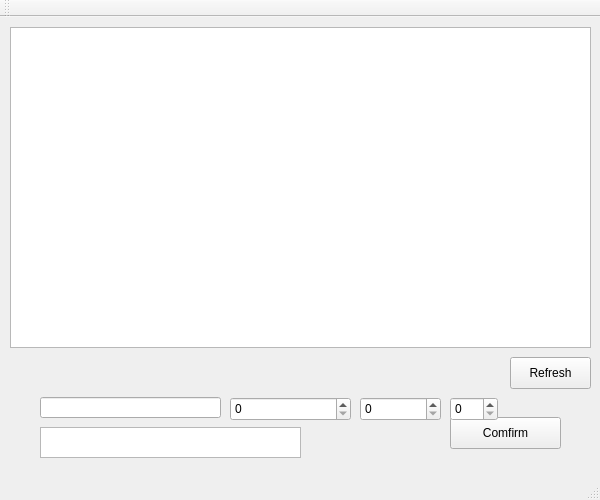
<?xml version="1.0" encoding="UTF-8"?>
<ui version="4.0">
 <class>MainWindow</class>
 <widget class="QMainWindow" name="MainWindow">
  <property name="geometry">
   <rect>
    <x>0</x>
    <y>0</y>
    <width>600</width>
    <height>500</height>
   </rect>
  </property>
  <property name="windowTitle">
   <string>MainWindow</string>
  </property>
  <widget class="QWidget" name="centralWidget">
   <widget class="QLineEdit" name="Product_name">
    <property name="geometry">
     <rect>
      <x>40</x>
      <y>380</y>
      <width>181</width>
      <height>21</height>
     </rect>
    </property>
    <property name="minimumSize">
     <size>
      <width>117</width>
      <height>0</height>
     </size>
    </property>
   </widget>
   <widget class="QSpinBox" name="n_stock">
    <property name="geometry">
     <rect>
      <x>230</x>
      <y>380</y>
      <width>121</width>
      <height>24</height>
     </rect>
    </property>
    <property name="minimumSize">
     <size>
      <width>48</width>
      <height>24</height>
     </size>
    </property>
   </widget>
   <widget class="QPushButton" name="pushButton">
    <property name="geometry">
     <rect>
      <x>450</x>
      <y>400</y>
      <width>111</width>
      <height>32</height>
     </rect>
    </property>
    <property name="text">
     <string>Comfirm</string>
    </property>
   </widget>
   <widget class="QSpinBox" name="month">
    <property name="geometry">
     <rect>
      <x>450</x>
      <y>380</y>
      <width>48</width>
      <height>24</height>
     </rect>
    </property>
    <property name="singleStep">
     <number>1</number>
    </property>
   </widget>
   <widget class="QSpinBox" name="year">
    <property name="geometry">
     <rect>
      <x>360</x>
      <y>380</y>
      <width>81</width>
      <height>24</height>
     </rect>
    </property>
   </widget>
   <widget class="QPushButton" name="refresh">
    <property name="geometry">
     <rect>
      <x>510</x>
      <y>340</y>
      <width>81</width>
      <height>32</height>
     </rect>
    </property>
    <property name="text">
     <string>Refresh</string>
    </property>
   </widget>
   <widget class="QTableWidget" name="table1">
    <property name="geometry">
     <rect>
      <x>10</x>
      <y>10</y>
      <width>581</width>
      <height>321</height>
     </rect>
    </property>
    <property name="sortingEnabled">
     <bool>true</bool>
    </property>
   </widget>
   <widget class="QTextBrowser" name="added">
    <property name="geometry">
     <rect>
      <x>40</x>
      <y>410</y>
      <width>261</width>
      <height>31</height>
     </rect>
    </property>
   </widget>
  </widget>
  <widget class="QMenuBar" name="menuBar">
   <property name="geometry">
    <rect>
     <x>0</x>
     <y>0</y>
     <width>600</width>
     <height>22</height>
    </rect>
   </property>
  </widget>
  <widget class="QToolBar" name="mainToolBar">
   <attribute name="toolBarArea">
    <enum>TopToolBarArea</enum>
   </attribute>
   <attribute name="toolBarBreak">
    <bool>false</bool>
   </attribute>
  </widget>
  <widget class="QStatusBar" name="statusBar"/>
 </widget>
 <layoutdefault spacing="6" margin="11"/>
 <resources/>
 <connections/>
</ui>
